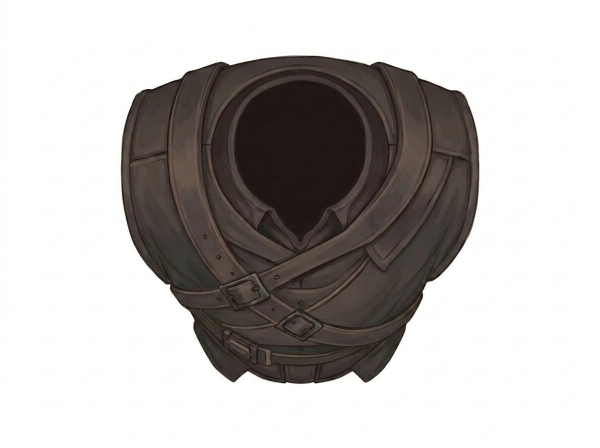
#> input picture tfa-simultaneous-gemini-1/Items/leather_armor.png, 1200 x 896 px (shown at 1/2 size)
$ python -i gen_item_art.py   (imports and definitions only)
#> lines starting #> are read from the running program, lines starting #| are printed output that depends on the picture
import os, sys, json, base64, urllib.request, urllib.error
from collections import deque
from PIL import Image
import io

# [1 line that did not run here, left out]
ITEMS = os.path.join(os.path.dirname(__file__), "..", "Items")
REFS = ["leather_armor.png", "legionnaires_armor.png"]
MODELS = ["gemini-3-pro-image", "gemini-3.1-flash-image", "gemini-2.5-flash-image"]

STYLE = (
    "A single top-down video-game inventory icon for a top-down RPG, drawn from a directly "
    "overhead bird's-eye camera looking straight down at the garment as it would be worn on a "
    "character lying flat, exactly matching the overhead perspective, proportions, framing, soft "
    "lighting and semi-realistic painterly style of the two reference armor icons provided. "
    "Seen from above: the two shoulders spread outward to the upper-left and upper-right, a rounded "
    "neck-and-head opening sits at the top-center, the sleeves extend out to the sides, and the "
    "foreshortened torso fills the lower portion of the frame. The entire garment fits fully inside "
    "the frame, centered, surrounded on all four sides by a generous empty margin of plain flat "
    "pure-white background, fully isolated as a clean cutout. "
)

# Held gear (weapons, shields) is drawn in a different register from the armor
# icons: a bold contour with flat cel shading, matching longsword.png and
# battleaxe.png.
#
# A shield drawn as a full circle reads as a disc lying flat on the ground. Held
# on a raised forearm and seen from above it foreshortens hard, and the parts
# that sell it are the ones a squashed face-on drawing loses: the rim's material
# THICKNESS all the way round, and a boss that domes up out of the face and
# catches the light. So ask for the perspective directly rather than flattening
# a front view afterwards.
#
# One of the reference images is deliberately a WIDE sprite: the model matches
# the references' aspect ratio, and tall weapon refs alone produce an upright
# portrait shield every time.
def shield_style(silhouette, placement, aspect):
    """Prompt for a shield seen from above.

    ROUND shields are easy: intrinsically 1:1, they foreshorten to a ~2.4:1
    ellipse and stay legible. ELONGATED shields (kite, heater) are not, and the
    reason is arithmetic rather than art: that same camera is a squash of ~0.42,
    so a 2:1 kite laid out horizontally comes to 2 / 0.42 = 4.8:1. At the ~36px
    these render at, that is a sliver — every attempt at it got called a canoe.

    Two things fix it, both encoded below: lay the shield DIAGONALLY in the
    ground plane rather than square-on (which buys back short-axis pixels), and
    cheat the foreshortening shallower than physically correct, capping the
    bounding box under 3:1. Generate at the final rotation and light it after —
    rotating a finished render drags the key light round with it.
    """
    return (
        "A single item sprite for a top-down RPG, drawn with bold dark contour lines and flat cel "
        "shading in the style of the reference sprites provided. The whole image is a WIDE LANDSCAPE "
        "picture. "
        "The camera sits high above the shield and looks down onto it at about sixty degrees, a high "
        "three-quarter overhead view: clearly looking ONTO the shield rather than at its face, while "
        f"keeping a generous amount of that face visible. SILHOUETTE: {silhouette} "
        "DEPTH: a thick slab of rim runs along the lower edge nearest the viewer and wraps around "
        "the far end, showing its full material thickness there, and thins away to almost nothing "
        "along the far upper edge. The face is dished, shaded in flat cel bands that step from "
        "lighter at the near lower edge to darker toward the far upper edge. The whole shield casts "
        "a soft dark shadow onto the ground beneath its near edge. "
        "The key light comes from the upper left of the finished picture. "
        "The shading is built from a few large flat areas so the sprite stays readable when it is "
        "shrunk to thirty pixels across, and the material is matte, shaded in flat steps. "
        f"PLACEMENT: {placement} The shield's bounding box is about {aspect} times as wide as it is "
        "tall. "
        "The shield sits centered and complete inside the frame, surrounded on all four sides by a "
        "generous empty margin of plain flat pure-white background, fully isolated as a clean cutout. "
    )

PROMPTS = {
    # The generic quest-proof trophy: whatever the bounty was, this is what you
    # carry back. Deliberately anonymous where the king's head is characterful —
    # it gets renamed per victim at runtime ("Severed Head of Ser Brannoc"), so
    # the art has to read as "somebody's head" rather than as one person's.
    # Kept stylised and cel-shaded to match its shelf-mate rather than pushed
    # toward realism, and it has to survive being shrunk to about twenty pixels.
    "severed_head": (
        "A single item sprite for a top-down RPG inventory, drawn with bold dark contour lines and "
        "flat cel shading, exactly matching the framing, proportions, line weight, muted palette and "
        "painted cel-shaded style of the reference severed-head sprite provided. "
        "SUBJECT: the severed head of an ordinary grown man, a slain roadside brigand, carried as "
        "proof of a bounty. He faces the viewer straight on and fills the frame the same way the "
        "reference head does. "
        "FACE: gaunt and slack, the eyes closed and sunken into shadowed sockets, the mouth hanging "
        "slightly open, the skin drained to a pallid grey with faint cold blue-green tones in the "
        "hollows of the cheeks and under the jaw. A short unkempt stubbled beard and a crooked nose "
        "that has been broken before. "
        "HAIR: dark brown, matted, hanging in lank clumps, bare-headed and plainly kept. "
        "NECK: the head ends at a ragged cut across the neck near the bottom of the frame, the "
        "cut edge dark and clotted in deep desaturated maroon. "
        "The key light comes from the upper left. The shading is built from a few large flat areas "
        "so the sprite stays readable when it is shrunk to twenty pixels across. "
        "The head's bounding box is very slightly taller than it is wide. "
        "The head sits centered and complete inside the frame, surrounded on all four sides by a "
        "generous empty margin of plain flat pure-white background, fully isolated as a clean cutout. "
    ),
    "dark_robes": STYLE + (
        "The garment is a cultist's heavy dark ritual robe in charcoal black with deep-purple "
        "undertones, thick draping cloth folds radiating outward from the shoulders, a thin twisted "
        "rope cord across the waist lower in the frame, and frayed cloth edges."
    ),
    "dark_hood": (
        "A single top-down video-game inventory icon for a top-down RPG, drawn from a directly "
        "overhead bird's-eye camera looking straight down at a hood, exactly matching the overhead "
        "perspective, framing, soft lighting and semi-realistic painterly style of the reference "
        "armor icons provided. Seen from directly above: a charcoal-black cloth hood with rounded "
        "draped fabric forming the outer cowl and a dark open hole at the center where the face "
        "looks up, soft radiating folds around the rim. Fully isolated as a clean cutout on a plain "
        "flat pure-white background."
    ),
    "padded_vest": STYLE + (
        "The garment is a quilted padded gambeson vest in warm brown and tan, with vertical stitched "
        "channels, short leather lacing at the top-center neck opening, rugged practical street-tough "
        "styling, lightly worn."
    ),
    "peasants_stained_shirt": STYLE + (
        "The garment is a humble loose homespun peasant shirt in faded off-white and beige rough "
        "linen, a simple laced collar at the top-center neck opening, dirt smudges and brown stains, "
        "creased well-worn fabric spreading from the shoulders."
    ),
    "breastplate_2": STYLE + (
        "The garment is a polished steel plate breastplate (metal torso armor), rounded pauldrons "
        "at the shoulders, a fitted curved chest plate with subtle engraved gold trim along the "
        "edges, a small neck opening at the top-center, sturdy and noble, with realistic brushed-"
        "metal highlights and soft reflections."
    ),
    "nobles_blouse": STYLE + (
        "The garment is an elegant noble's blouse in rich deep-burgundy silk accented with gold "
        "embroidery, a ruffled high collar around the top-center neck opening, and ruffled cuffs at "
        "the ends of the sleeves that spread out to the sides."
    ),

    # ── Shields ──
    # Held items live in the hand next to swords and axes, so they follow the
    # WEAPON style (bold black contour, flat cel shading) rather than STYLE's
    # painterly armor register — hence the REFS_OVERRIDE entries below.
    #
    # Perspective: a shield drawn as a full circle reads as a disc lying flat on
    # the ground — a tray, not something strapped to a raised forearm. Overhead,
    # an upright shield foreshortens to a wide shallow oval, so that is what these
    # ask for, with a strip of rim thickness along the bottom to sell the depth.
    "buckler": shield_style(
        silhouette=(
            "the shield is round, so it foreshortens into a smooth even ellipse with no corners "
            "and no taper."
        ),
        placement="The ellipse lies flat across the middle of the frame.",
        aspect="two and a half",
    ) + (
        "The shield is a small round wooden buckler. Pale warm timber planks run across the face in "
        "parallel bands with visible grain and a few nicks, an iron-banded rim wraps the outer edge, "
        "and a pale domed steel boss crowns the centre, standing proud of the planks."
    ),
    # The asymmetry has to be stated twice over. Described as a teardrop or a
    # smooth lens, the model produces something pointed at BOTH ends and every
    # reader calls it a canoe; describing one blunt end and one sharp end, and
    # then saying outright that the two ends look different, is what fixes it.
    "iron_shield": shield_style(
        silhouette=(
            "the shield is a kite. It has ONE broad rounded shoulder at one end which holds almost "
            "its full width for the first third of its length, and from there both sides run in a "
            "long straight taper to ONE single sharp point at the other end. The broad end is wide "
            "and blunt and the far end is a single point, so the two ends look completely different "
            "from each other."
        ),
        placement=(
            "The shield lies at a shallow diagonal across the ground, its broad rounded shoulder "
            "toward the upper right of the frame and its single point aimed down toward the lower "
            "left corner, the long axis about thirty degrees off horizontal."
        ),
        aspect="two and a third",
    ) + (
        "The shield is a knight's iron kite shield. The camera looks onto its OUTER face, which is "
        "dished and crossed by a raised iron band. A domed steel boss stands proud of the face near "
        "the broad shoulder, catching the light on its upper left and casting a soft shadow down "
        "onto the face beside it. The boss is the one detail that must survive the sprite being "
        "shrunk, so it is bold and high in contrast."
    ),
}
#> further down, picture is the input picture: PIL image 1200x896 RGBA; mean R, G, B, A 188.2, 184.8, 183.1, 255

# ── Furniture / map props ──
# Battlemap set dressing drawn in the flat painterly top-down register of
# long_table.png and desk.png (rounded dark border, soft flat lighting). These
# render at map scale (~30-110px wide), so each prompt leans on a few large
# readable shapes rather than fine detail. Phrasing stays positive throughout —
# describe what IS there ("lying perfectly flat, all four edges visible"), the
# image models latch onto any concept a sentence tries to rule out.
PROP_STYLE = (
    "A single top-down video-game item sprite for a top-down RPG battlemap, drawn from a directly "
    "overhead bird's-eye camera looking straight down, exactly matching the overhead perspective, "
    "soft lighting, muted palette and flat painterly style of the reference furniture sprites "
    "provided. The object sits centered and complete inside the frame, surrounded on all four "
    "sides by a generous empty margin of plain flat pure-white background, fully isolated as a "
    "clean cutout. "
)
# [279 lines not run here, left out]

# Items whose style comes from a different set of reference sprites than REFS.
# shield_topdown_aspect.png is a WIDE landscape sprite and is what stops the
# model copying the tall weapon refs' portrait framing; longsword.png supplies
# the contour-and-cel-shading register. (tools/refs carries a .gdignore so Godot
# leaves these out of the project's asset import.)
_REFS_DIR = os.path.join(os.path.dirname(os.path.abspath(__file__)), "refs")
SHIELD_REFS = [
    os.path.join(_REFS_DIR, "shield_topdown_aspect.png"),
    os.path.join(ITEMS, "longsword.png"),
]
# The generic bounty trophy has to sit beside skarsgaard_king_head.png in the
# same bag, so that sprite IS the reference: same face-on framing, same bold
# contour and flat cel shading, same roughly-square aspect. Adding longsword.png
# reinforces the contour register without dragging the aspect portrait-tall.
HEAD_REFS = [
    os.path.join(ITEMS, "skarsgaard_king_head.png"),
    os.path.join(ITEMS, "longsword.png"),
]
# Furniture refs: two shipped flat-painterly top-down pieces carry the
# register; the FIRST ref anchors the output's aspect, so square targets lead
# with a square ref and the runner leads with the portrait carpet.
PROP_REFS = [os.path.join(ITEMS, "long_table.png"), os.path.join(ITEMS, "desk.png")]
REFS_OVERRIDE = {
    # plank_bridge FIRST: the shipped portrait walkway anchors the tall aspect;
    # desk carries the flat-painterly furniture register
    "stone_stairs": [os.path.join(ITEMS, "plank_bridge.png"), os.path.join(ITEMS, "desk.png")],
    "headstone": [os.path.join(ITEMS, "tombstone.png"), os.path.join(ITEMS, "desk.png")]
        if os.path.exists(os.path.join(ITEMS, "tombstone.png")) else PROP_REFS,
    "sarcophagus": PROP_REFS,
    # round_table FIRST anchors the square aspect (the first ref dictates the
    # output ratio); desk carries the flat-painterly register
    "golden_idol": [os.path.join(ITEMS, "round_table.png"), os.path.join(ITEMS, "desk.png")],
    "golden_apple": [os.path.join(ITEMS, "round_table.png"), os.path.join(ITEMS, "desk.png")],
    "buckler": SHIELD_REFS,
    "iron_shield": SHIELD_REFS,
    "severed_head": HEAD_REFS,
    "stove": PROP_REFS,
    # plank_bridge FIRST anchors the tall wooden-plank aspect; desk carries the
    # furniture register (the old bench art read as a tipped-over side view)
    "bench": [os.path.join(ITEMS, "plank_bridge.png"), os.path.join(ITEMS, "desk.png")],
    # square first refs anchor the square aspect; rug carries the flat inlaid-
    # pattern register for the mosaic, round_table the circular-basin forms
    "compass_mosaic": [os.path.join(ITEMS, "rug.png"), os.path.join(ITEMS, "desk.png")],
    "stone_bath": [os.path.join(ITEMS, "round_table.png"), os.path.join(ITEMS, "desk.png")],
    "prep_table": PROP_REFS,
    "shelf": PROP_REFS,
    "round_table": [os.path.join(ITEMS, "round_table.png"), os.path.join(ITEMS, "desk.png")],
    "grain_sack": PROP_REFS,
    "firewood": PROP_REFS,
    # square first ref anchors the square aspect; basket carries the round
    # woven top-down register without the old ring's hollow centre
    "rope_coil": [os.path.join(ITEMS, "basket.png"), os.path.join(ITEMS, "desk.png")],
    "rug": [os.path.join(ITEMS, "rug.png"), os.path.join(ITEMS, "red_carpet.png")],
    "red_carpet": [os.path.join(ITEMS, "red_carpet.png"), os.path.join(ITEMS, "bed_wooden.png")],
    # piazza set: square-first refs anchor the square aspect; compass_mosaic
    # carries the flat inlaid-paving register for the rosette, stone_bath the
    # water-in-stone-basin register for the fountain
    "piazza_rosette": [os.path.join(ITEMS, "compass_mosaic.png"), os.path.join(ITEMS, "rug.png")],
    "piazza_fountain": [os.path.join(ITEMS, "stone_bath.png"), os.path.join(ITEMS, "round_table.png")],
    "market_umbrella": [os.path.join(ITEMS, "round_table.png"), os.path.join(ITEMS, "desk.png")],
    "stall_canopy": [os.path.join(ITEMS, "long_table.png"), os.path.join(ITEMS, "desk.png")],
    "stall_table": [os.path.join(ITEMS, "long_table.png"), os.path.join(ITEMS, "desk.png")],
    # courthouse set: long_table anchors the wide bench aspect, compass_mosaic
    # the square inlaid-floor register for the seal, rug the near-square flat
    # footprint for the paper pile
    "judges_bench": [os.path.join(ITEMS, "long_table.png"), os.path.join(ITEMS, "desk.png")],
    "justice_seal": [os.path.join(ITEMS, "compass_mosaic.png"), os.path.join(ITEMS, "rug.png")],
    "loose_papers": [os.path.join(ITEMS, "rug.png"), os.path.join(ITEMS, "desk.png")],
    # round_table anchors the square aspect + wooden-furniture register for the
    # horseshoe counter; bed_wooden the tall portrait bed register for the pallet
    "horseshoe_table": [os.path.join(ITEMS, "bed_wooden.png"), os.path.join(ITEMS, "desk.png")],
    "wooden_chair": [os.path.join(ITEMS, "stool.png"), os.path.join(ITEMS, "desk.png")],
    "straw_pallet": [os.path.join(ITEMS, "bed_wooden.png"), os.path.join(ITEMS, "hay_pile.png")],
}


def b64_image(path):
    with open(path, "rb") as f:
        return base64.b64encode(f.read()).decode()


# [66 lines left out: functions gen, remove_bg, not called in this run]


def trim(img, margin=6, max_side=640):
    """Crop to the artwork and drop it to a sane resolution.

    The prompts all ask for a generous empty margin, so a raw render is a 1024
    square that is mostly nothing. Every sprite already in Items/ is cropped
    close to its alpha bounding box (buckler 512x215, skarsgaard_king_head
    266x320), and the in-world footprint comes from base_width in Items.json
    rather than from the pixel dimensions — so the untrimmed square is pure
    waste, and it also throws off any code that reasons about the art's aspect.

    Cropping to the bounding box preserves the content's aspect ratio, which is
    what the shield work cared about; it is the empty margin that gets removed,
    not any of the shape.
    """
#> called with margin = 6, max_side = 640
    bbox = img.convert("RGBA").getchannel("A").getbbox()
#> bbox = (0, 0, 1200, 896)
    if bbox is None:
        return img
    w, h = img.size
#> w = 1200; h = 896
    box = (max(0, bbox[0] - margin), max(0, bbox[1] - margin),
           min(w, bbox[2] + margin), min(h, bbox[3] + margin))
#> box = (0, 0, 1200, 896)
    img = img.crop(box)
    longest = max(img.size)
#> longest = 1200
    if longest > max_side:
        scale = max_side / float(longest)
#> scale = 0.533
        img = img.resize((max(1, round(img.size[0] * scale)),
                          max(1, round(img.size[1] * scale))), Image.LANCZOS)
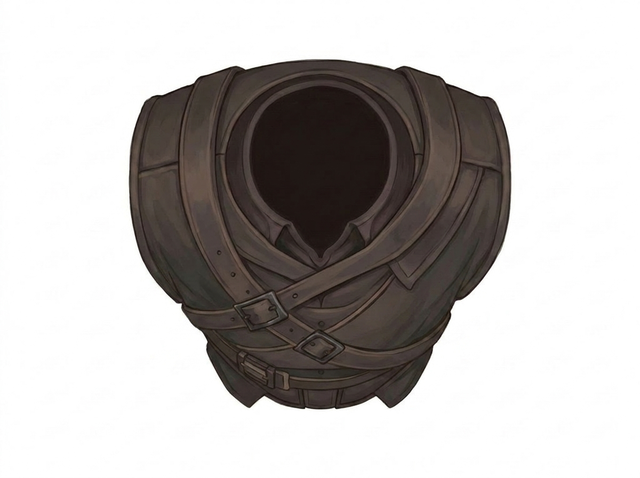
#> img: PIL image 640x478 RGBA; mean R, G, B, A 188.2, 184.8, 183.1, 255
    return img


# [14 lines left out: function main, not called in this run]


# [2 lines not run here, left out]

>>> from PIL import Image
>>> picture = Image.open('../Items/leather_armor.png')
>>> result = trim(picture)

$ run again, on tfa-simultaneous-gemini-1/Items/Anvil.png
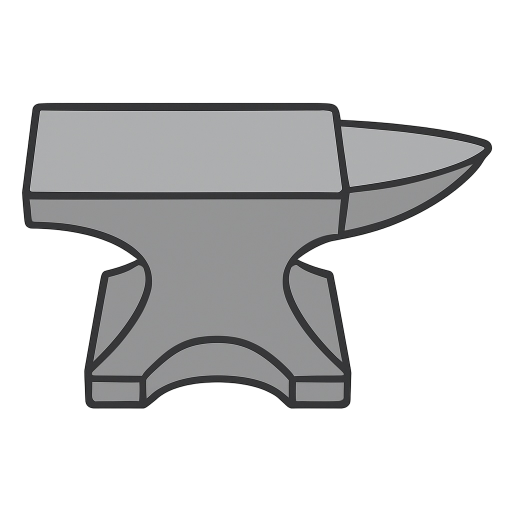
#> input picture tfa-simultaneous-gemini-1/Items/Anvil.png, 1024 x 1024 px (shown at 1/2 size)
#> picture is the input picture: PIL image 1024x1024 RGBA; mean R, G, B, A 48.5, 48.6, 49.1, 89.8
#> bbox = (43, 205, 986, 819)
#> box = (37, 199, 992, 825)
#> in trim, `img = img.crop(box)`:
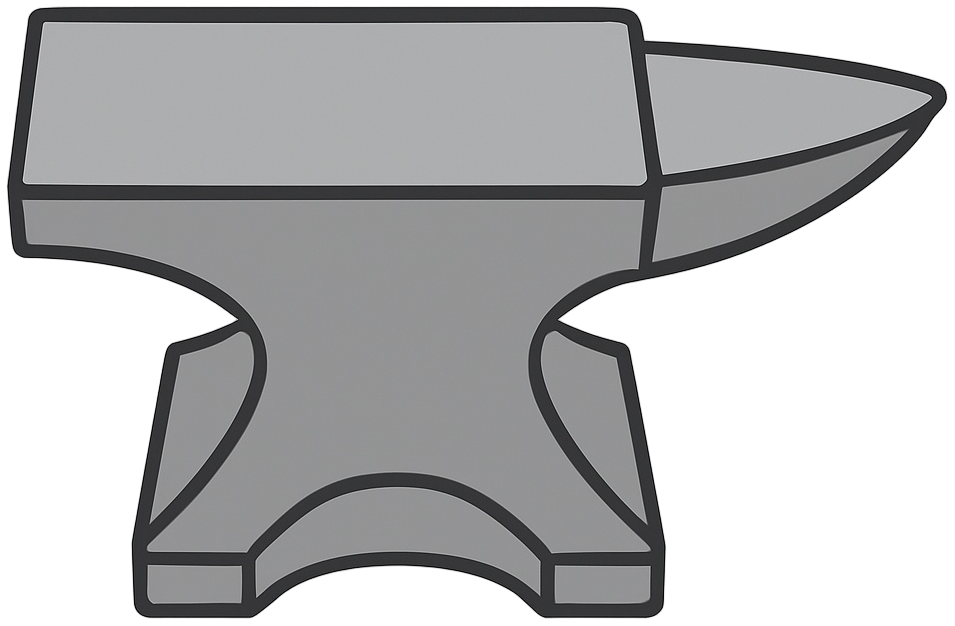
#> img: PIL image 955x626 RGBA; mean R, G, B, A 85, 85.3, 86.1, 157.5; transparent parts drawn white
